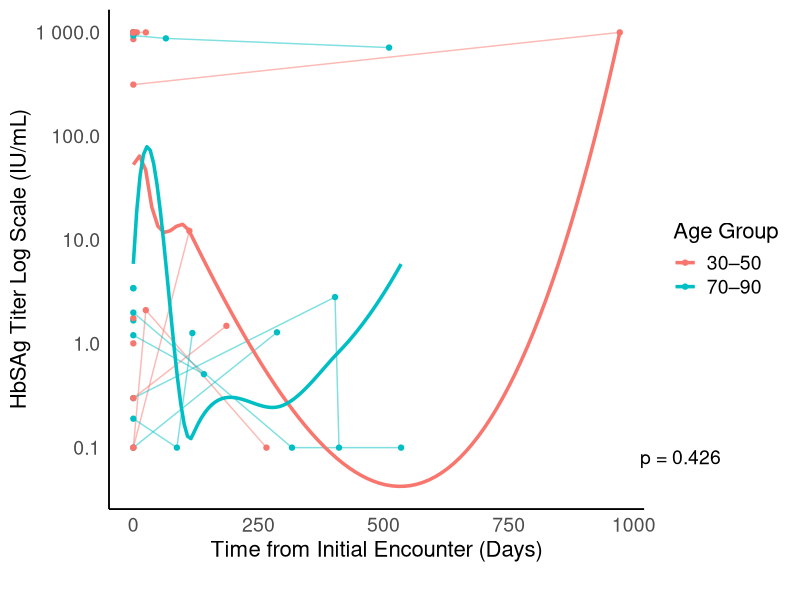
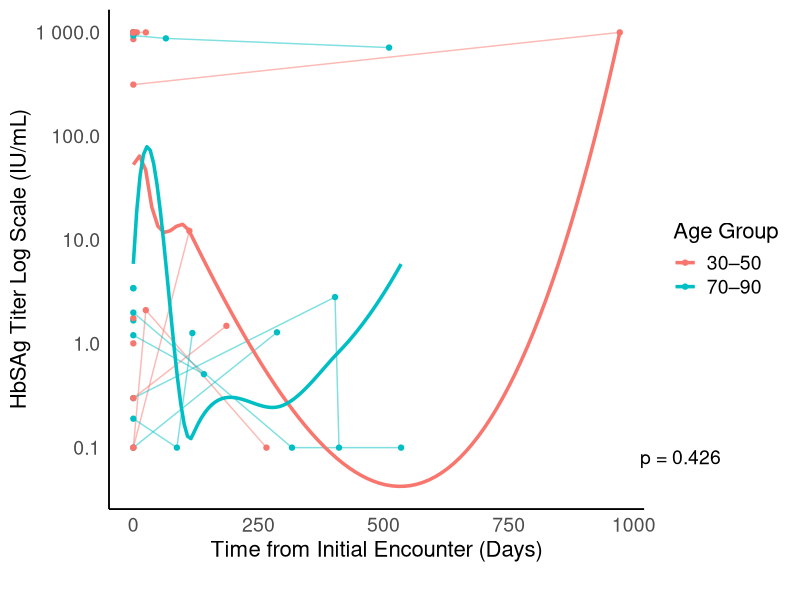

Reproduce these figures in R, in order.
## ---- chunk 1
# **************************************************************************** #
# ***************                Project Setup                 *************** # 
# **************************************************************************** #

## package installs
# install.packages("readxl")
# install.packages("readr")
install.packages("dplyr")

# library
library(readxl)
library(readr)
library(dplyr)
library(scales)
library(ggplot2)
library(mgcv)
library(cowplot)
library(grid)

## ---- chunk 2
# **************************************************************************** #
# ***************         Extract and Import Data             **************** #                  
# **************************************************************************** #

# the documents were downloaded from email, so set wd to your personal Downloads folder
# ensure you run the chunk as a whole
setwd("C:/Users/miche/Downloads")

#Hep B data can be read fine as an excel, Hep C data needed to be validated first: uploaded into Google Drive, then exported as .csv

hep_b <- read_excel("Hepatitis B Cases - NCH Deidentified.xlsx")
hep_c <- read_csv("Hep_C.csv")

# write.csv(hep_c, "C:/Users/miche/Downloads/hep_c_export.csv", row.names = FALSE)

hep_b_clean <- hep_b[, -c(3:6,13:20)]

## ---- chunk 3
# **************************************************************************** #
# ***************         HbSAG Format and Spaghetti           **************** #                  
# **************************************************************************** #

#HbSAg
hep_b_sag <- hep_b_clean[, c(1:8)]
hep_b_sag$`Date of HbSAg Titer 1` <- as.Date(hep_b_sag$`Date of HbSAg Titer 1`, format = "%Y-%m-%d")
hep_b_sag$`Date of HbSAg Titer 2` <- as.Date(hep_b_sag$`Date of HbSAg Titer 2`, format = "%Y-%m-%d")
hep_b_sag$`Date of HbSAg Titer 3` <- as.Date(hep_b_sag$`Date of HbSAg Titer 3`, format = "%Y-%m-%d")
hep_b_sag$date2 <- as.numeric(hep_b_sag[[6]] - hep_b_sag[[4]])
hep_b_sag$date3 <- as.numeric(hep_b_sag[[8]] - hep_b_sag[[4]])

#age grouping
hep_b_sag <- hep_b_sag %>%
  mutate(
    age_group = case_when(
      `Age in Years` >= 30 & `Age in Years` <= 50 ~ "30–50",
      `Age in Years` >= 70 & `Age in Years` <= 90 ~ "70–90",
      TRUE ~ NA_character_
    )
  )

#making data frame
n <- nrow(hep_b_sag)
plot_data <- data.frame(
  id = rep(1:n, each = 3),
  days = as.vector(t(cbind(
    rep(0, n),         # Day 0 for titer 1
    hep_b_sag$date2,   # Day for titer 2
    hep_b_sag$date3    # Day for titer 3
  ))),
  titer = as.vector(t(cbind(
    hep_b_sag$`HbSAg Titer 1`,
    hep_b_sag$`HbSAg Titer 2`,
    hep_b_sag$`HbSAg Titer 3`
  ))),
  age_group = rep(hep_b_sag$age_group, each = 3)
)


#clean the titer column, clean white space, ensure age_group is factor
plot_data$titer <- trimws(plot_data$titer)
plot_data$titer <- gsub("[\u00A0]", "", plot_data$titer)
plot_data$titer <- gsub(",", "", plot_data$titer)
plot_data$titer <- as.numeric(plot_data$titer)

#create binary coding for age_group for later
plot_data$age_group <- factor(plot_data$age_group)
plot_data$age_30_50 <- as.numeric(plot_data$age_group == "30–50")
plot_data$age_70_90 <- as.numeric(plot_data$age_group == "70–90")

#create plot
p <- ggplot(plot_data, aes(x = days, y = titer, group = id, color = factor(age_group))) +
  geom_line(na.rm = TRUE, alpha = 0.5) +
  geom_point(na.rm = TRUE) +
  geom_smooth(aes(group = age_group, color = factor(age_group)), 
              method = "loess", se = FALSE, size = 1.2) +
  scale_y_log10(labels = label_number()) +
  labs(
    x = "Time from Initial Encounter (Days)",
    y = "HbSAg Titer Log Scale (IU/mL)",
    color = "Age Group"
  ) +
  theme_minimal(base_size = 14) +  # increase base font size
  theme(
    panel.background = element_rect(fill = "white", color = NA),  # white background
    plot.background = element_rect(fill = "white", color = NA),
    panel.grid.major = element_blank(),      # no gridlines
    panel.grid.minor = element_blank(),      # no gridlines
    axis.line = element_line(color = "black"),
    axis.title = element_text(size = 16),    # axes title font size
    axis.text = element_text(size = 14),     # axes text font size
    legend.title = element_text(size = 16),  # legend title font size
    legend.text = element_text(size = 14)    # legend text font size
  )

#p-value
# Model A: no interaction (one smooth for all)
gam_model1 <- gam(log10(titer) ~ s(days) + age_group, data = plot_data)

gam_model2 <- gam(log10(titer) ~ 
                    s(days, by = age_30_50) + 
                    s(days, by = age_70_90) + 
                    age_group,
                  data = plot_data)

# Compare models with ANOVA
anova_res <- anova(gam_model1, gam_model2, test = "Chisq")

p_val <- anova_res$`Pr(>Chi)`[2]
p_val_label <- ifelse(p_val < 0.001, "p < 0.001", paste0("p = ", signif(p_val, 3)))
annot_df <- data.frame(
  x = max(plot_data$days, na.rm = TRUE) * 0.8,
  y = 10^(log10(max(plot_data$titer, na.rm = TRUE)) - 0.3),
  label = p_val_label
)

pval_grob <- grid::textGrob(
  p_val_label,
  x = 0.8, y = 5,           # position inside grob (0=left, 1=right for x; 0=bottom,1=top for y)
  just = "left",            # justification of text inside grob
  gp = grid::gpar(fontsize = 14)
)

# Combine plot and text grob vertically
plot_with_text <- plot_grid(
  p,                        # your ggplot object
  ggdraw() + draw_grob(pval_grob),
  ncol = 1,
  rel_heights = c(1, 0.05)  # relative heights: plot is tall, text is short
)

print(plot_with_text)

ggsave("hbsag_spaghetti.png", plot = plot_with_text, dpi = 300)
